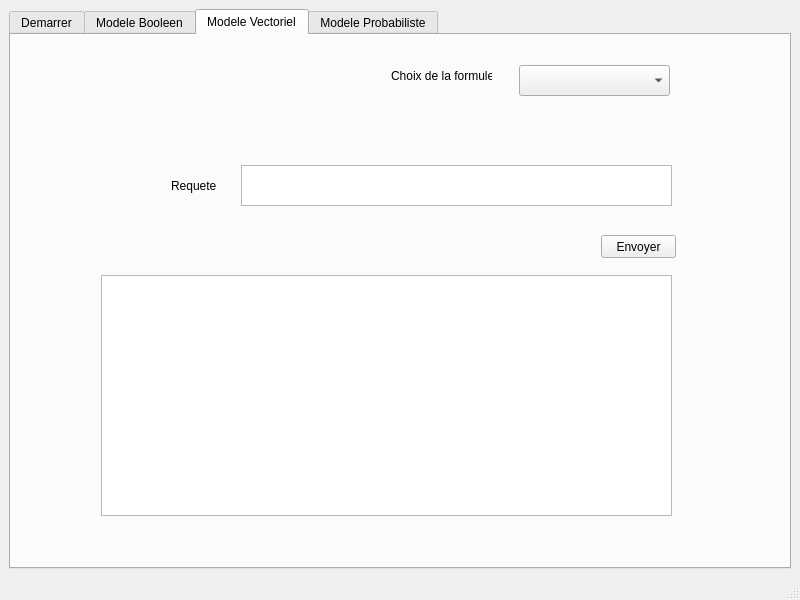
<?xml version="1.0" encoding="UTF-8"?>
<ui version="4.0">
 <class>MainWindow</class>
 <widget class="QMainWindow" name="MainWindow">
  <property name="geometry">
   <rect>
    <x>0</x>
    <y>0</y>
    <width>800</width>
    <height>600</height>
   </rect>
  </property>
  <property name="windowTitle">
   <string>MainWindow</string>
  </property>
  <widget class="QWidget" name="centralwidget">
   <layout class="QGridLayout" name="gridLayout">
    <item row="0" column="0">
     <widget class="QTabWidget" name="ListViewMV">
      <property name="currentIndex">
       <number>2</number>
      </property>
      <widget class="QWidget" name="tab">
       <attribute name="title">
        <string>Demarrer</string>
       </attribute>
       <widget class="QTextEdit" name="TEditTerme">
        <property name="geometry">
         <rect>
          <x>40</x>
          <y>30</y>
          <width>201</width>
          <height>41</height>
         </rect>
        </property>
       </widget>
       <widget class="QPushButton" name="BOkDemarrer">
        <property name="geometry">
         <rect>
          <x>160</x>
          <y>80</y>
          <width>81</width>
          <height>31</height>
         </rect>
        </property>
        <property name="text">
         <string>Ok</string>
        </property>
       </widget>
       <widget class="QListView" name="ListRTerme">
        <property name="geometry">
         <rect>
          <x>40</x>
          <y>150</y>
          <width>201</width>
          <height>331</height>
         </rect>
        </property>
       </widget>
       <widget class="QTextEdit" name="OTEditOuvrirDocument">
        <property name="geometry">
         <rect>
          <x>310</x>
          <y>30</y>
          <width>431</width>
          <height>41</height>
         </rect>
        </property>
        <property name="readOnly">
         <bool>true</bool>
        </property>
       </widget>
       <widget class="QPushButton" name="BOuvrirDoc">
        <property name="geometry">
         <rect>
          <x>670</x>
          <y>90</y>
          <width>75</width>
          <height>31</height>
         </rect>
        </property>
        <property name="text">
         <string>Ouvrir</string>
        </property>
       </widget>
       <widget class="QListView" name="ListeRDoc">
        <property name="geometry">
         <rect>
          <x>310</x>
          <y>150</y>
          <width>431</width>
          <height>331</height>
         </rect>
        </property>
       </widget>
      </widget>
      <widget class="QWidget" name="tab_3">
       <attribute name="title">
        <string>Modele Booleen</string>
       </attribute>
       <widget class="QTextEdit" name="tEditReqB">
        <property name="geometry">
         <rect>
          <x>230</x>
          <y>30</y>
          <width>431</width>
          <height>41</height>
         </rect>
        </property>
        <property name="readOnly">
         <bool>true</bool>
        </property>
       </widget>
       <widget class="QLabel" name="label">
        <property name="geometry">
         <rect>
          <x>100</x>
          <y>40</y>
          <width>101</width>
          <height>21</height>
         </rect>
        </property>
        <property name="text">
         <string>Requete booleenne</string>
        </property>
        <property name="textFormat">
         <enum>Qt::AutoText</enum>
        </property>
       </widget>
       <widget class="QPushButton" name="BEnvoyerReqB">
        <property name="geometry">
         <rect>
          <x>580</x>
          <y>100</y>
          <width>75</width>
          <height>31</height>
         </rect>
        </property>
        <property name="text">
         <string>Envoyer</string>
        </property>
       </widget>
       <widget class="QListView" name="ListeViewMB">
        <property name="geometry">
         <rect>
          <x>90</x>
          <y>170</y>
          <width>571</width>
          <height>261</height>
         </rect>
        </property>
       </widget>
      </widget>
      <widget class="QWidget" name="tab_2">
       <attribute name="title">
        <string>Modele Vectoriel</string>
       </attribute>
       <widget class="QTextEdit" name="TEditReqMV">
        <property name="geometry">
         <rect>
          <x>230</x>
          <y>130</y>
          <width>431</width>
          <height>41</height>
         </rect>
        </property>
        <property name="readOnly">
         <bool>true</bool>
        </property>
       </widget>
       <widget class="QComboBox" name="ComboBMV">
        <property name="geometry">
         <rect>
          <x>508</x>
          <y>30</y>
          <width>151</width>
          <height>31</height>
         </rect>
        </property>
       </widget>
       <widget class="QLabel" name="label_2">
        <property name="geometry">
         <rect>
          <x>380</x>
          <y>30</y>
          <width>101</width>
          <height>21</height>
         </rect>
        </property>
        <property name="text">
         <string>Choix de la formule</string>
        </property>
       </widget>
       <widget class="QLabel" name="label_3">
        <property name="geometry">
         <rect>
          <x>160</x>
          <y>140</y>
          <width>51</width>
          <height>21</height>
         </rect>
        </property>
        <property name="text">
         <string>Requete</string>
        </property>
       </widget>
       <widget class="QPushButton" name="BEnvoyerMV">
        <property name="geometry">
         <rect>
          <x>590</x>
          <y>200</y>
          <width>75</width>
          <height>23</height>
         </rect>
        </property>
        <property name="text">
         <string>Envoyer</string>
        </property>
       </widget>
       <widget class="QListView" name="ListeResu">
        <property name="geometry">
         <rect>
          <x>90</x>
          <y>240</y>
          <width>571</width>
          <height>241</height>
         </rect>
        </property>
       </widget>
      </widget>
      <widget class="QWidget" name="tab_4">
       <attribute name="title">
        <string>Modele Probabiliste</string>
       </attribute>
      </widget>
     </widget>
    </item>
   </layout>
  </widget>
  <widget class="QStatusBar" name="statusbar"/>
 </widget>
 <resources/>
 <connections/>
</ui>
